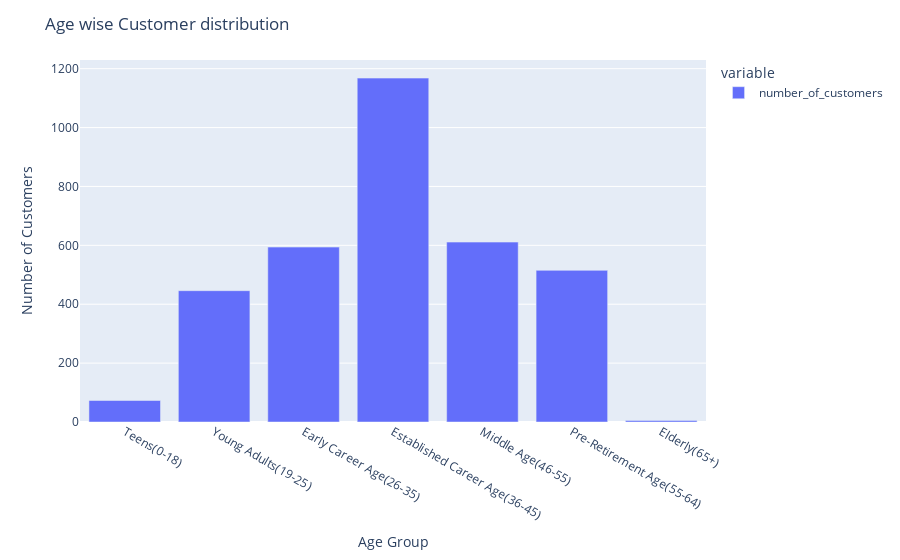

The notebook cell this image was saved under:
### Markdown cell above
### (b) Plot

### Code cell
import plotly.express as px

fig = px.bar(age_grouped_customers)
fig.update_layout(
    xaxis_title='Age Group',
    yaxis_title= 'Number of Customers',
    title= 'Age wise Customer distribution'
)
fig.show()

### Figure 1 — Plotly figure (JSON) as saved in the notebook; plotly's stock layout.template omitted (floating-point values rounded to 4 significant figures)
{"data": [{"alignmentgroup": "True", "hovertemplate": "variable=number_of_customers<br>age_group=%{x}<br>value=%{y}<extra></extra>", "legendgroup": "number_of_customers", "marker": {"color": "#636efa", "pattern": {"shape": ""}}, "name": "number_of_customers", "offsetgroup": "number_of_customers", "orientation": "v", "showlegend": true, "textposition": "auto", "type": "bar", "x": ["Teens(0-18)", "Young Adults(19-25)", "Early Career Age(26-35)", "Established Career Age(36-45)", "Middle Age(46-55)", "Pre-Retirement Age(55-64)", "Elderly(65+)"], "xaxis": "x", "y": [73, 446, 594, 1168, 611, 515, 5], "yaxis": "y"}], "layout": {"barmode": "relative", "legend": {"title": {"text": "variable"}, "tracegroupgap": 0}, "margin": {"t": 60}, "title": {"text": "Age wise Customer distribution"}, "xaxis": {"anchor": "y", "domain": [0, 1], "title": {"text": "Age Group"}}, "yaxis": {"anchor": "x", "domain": [0, 1], "title": {"text": "Number of Customers"}}}}
